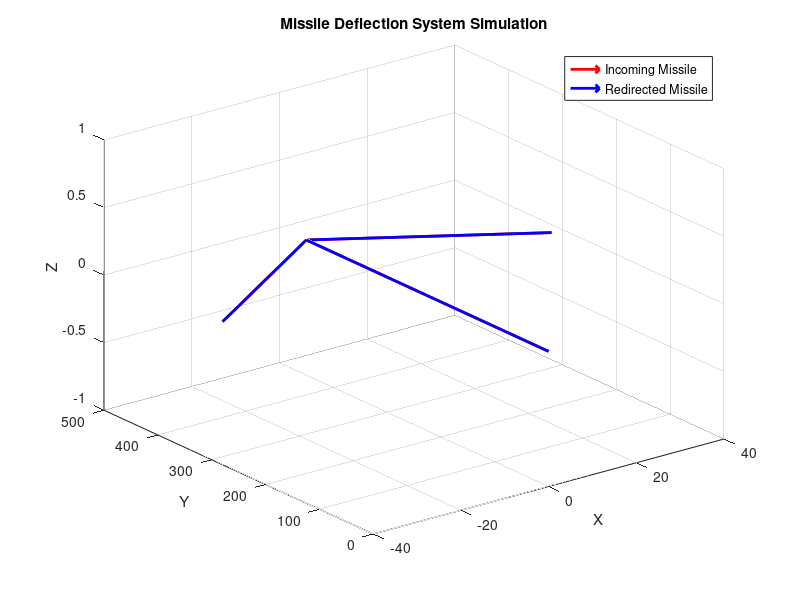

Write MATLAB code to recreate this figure.
clc;
clear;
close all;

% Define missile properties
missile_pos = [-100, 0, 0];  % Initial position (far left)
missile_velocity = [500, 0, 0];  % Supersonic velocity (m/s) toward city
missile_mass = 1000;  % Larger missile mass (kg)

% Barrier properties
barrier_position = [0, 0, 0];  % Location of barrier
zpe_available = 2.50e10;  % ZPE energy available (J)

% Define "safe zone" for redirection
safe_zone_direction = [0, 500, 0];  % Redirect missile upwards

% Initialize missile_velocity_redirected to avoid errors
missile_velocity_redirected = missile_velocity; % Default to the initial velocity

% Calculate original kinetic energy of missile
kinetic_energy_original = 0.5 * missile_mass * norm(missile_velocity)^2;

% Debugging - Kinetic energy calculation
fprintf('Original kinetic energy of missile: %.2e J\n', kinetic_energy_original);

% Time simulation
dt = 0.01;  % Time step (seconds)
time = 0;  % Initialize time

while missile_pos(1) < barrier_position(1)
    % Update missile position
    missile_pos = missile_pos + missile_velocity * dt;
    time = time + dt;
end

% Missile has reached the barrier
fprintf('Missile reached the barrier at time: %.2f seconds\n', time);

% Calculate redirection vector
missile_velocity_redirected = safe_zone_direction;

% Calculate new kinetic energy after redirection
kinetic_energy_redirected = 0.5 * missile_mass * norm(missile_velocity_redirected)^2;

% Energy required for redirection (accounts for momentum change)
energy_required = 0.5 * missile_mass * norm(missile_velocity - missile_velocity_redirected)^2;

% Debugging - Energy calculation
fprintf('Energy required for redirection: %.2e J\n', energy_required);
fprintf('ZPE available: %.2e J\n', zpe_available);

% Check if ZPE can handle the energy
if energy_required <= zpe_available
    fprintf('Missile redirected to safe zone! Energy required: %.2e J\n', energy_required);
    missile_velocity = missile_velocity_redirected; % Update missile velocity
else
    fprintf('ZPE insufficient! Missile not fully redirected. Energy required: %.2e J\n', energy_required);
    missile_velocity_redirected = missile_velocity; % Missile continues on original path
end

% Plot simulation
figure;
quiver3(missile_pos(1), missile_pos(2), missile_pos(3), missile_velocity(1), missile_velocity(2), missile_velocity(3), 'r', 'LineWidth', 2, 'DisplayName', 'Incoming Missile');
hold on;
quiver3(barrier_position(1), barrier_position(2), barrier_position(3), missile_velocity_redirected(1), missile_velocity_redirected(2), missile_velocity_redirected(3), 'b', 'LineWidth', 2, 'DisplayName', 'Redirected Missile');
xlabel('X');
ylabel('Y');
zlabel('Z');
legend;
grid on;
title('Missile Deflection System Simulation');